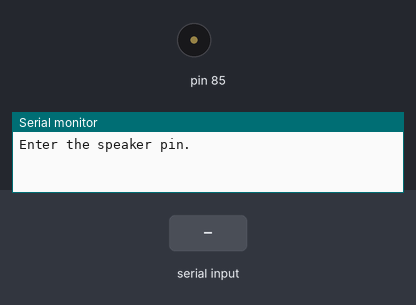
Simulated run of this sketch. Board: Arduino Uno, built with avr-gcc and run on an emulated ATmega328P. On the bench: buzzer (waves = sounding), the last lines printed to the serial monitor. The inputs (shaded band) are chosen by the test bench.

Above: at 0.9 s.
1.0 s: "90,45\n" received over Serial
2.5 s: "30,150\n" received over Serial
At 2.9 s:
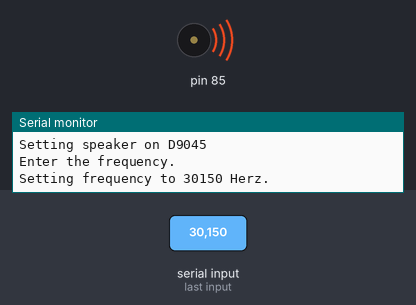
Timing chart, 0 to 5.5 s (numbered marks = the images above; inputs shaded):
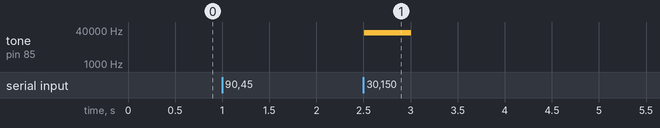

The sketch:

advanced_tone.ino
```cpp
#define   DURATION  500

int getInt(){
  String inString = "";

  while(Serial.available() <= 0){}

  for(;;){
    char inChar = Serial.read();
    if(isDigit(inChar)){
      inString += inChar;
    }
    if (inChar=='\n'){
      return inString.toInt();
    }
  }
}

int pin;

void setup() {
  Serial.begin(9600);
  while(!Serial){;}
  Serial.println("Enter the speaker pin.");
  pin = getInt();
  Serial.print("Setting speaker on D");
  Serial.println(pin);
}

void loop() {
  Serial.println("Enter the frequency.");
  int freq = getInt();

  Serial.print("Setting frequency to ");
  Serial.print(freq);
  Serial.println(" Herz.");

  tone(pin, freq, DURATION);

  delay(DURATION);
}
```

Measured:
- after the input at 2.5 s, tone on pin 85: silent → 30150 Hz at once, → silent 0.50 s later
